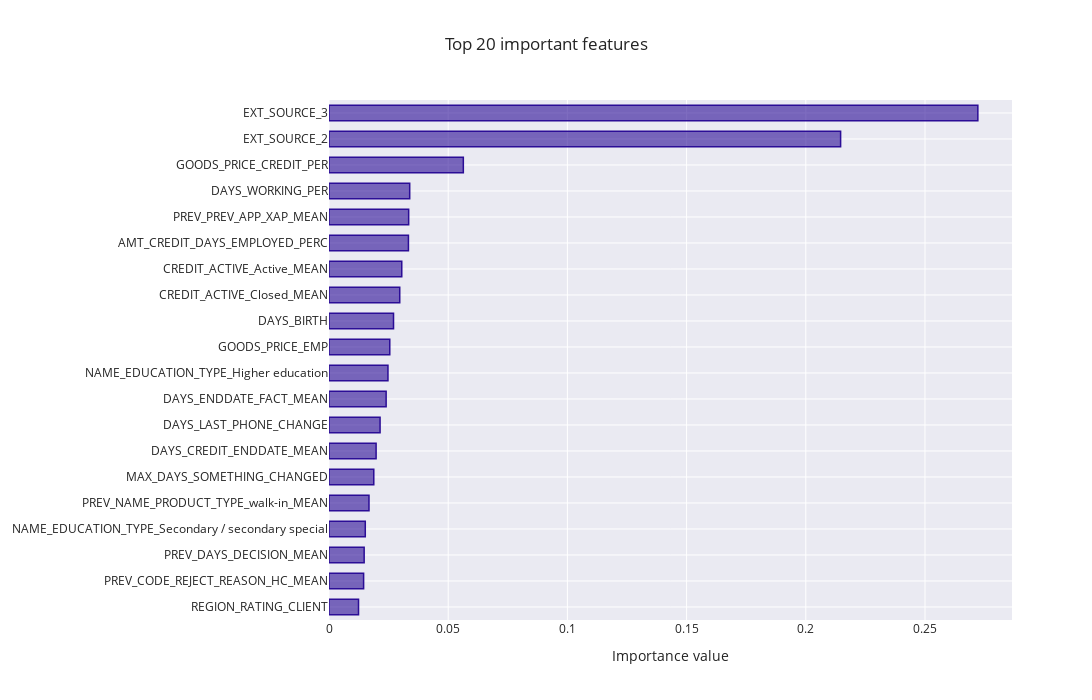

Notebook code for this chart:
### Markdown cell above
## Random Forest

### Code cell
# fit model on train
RF.fit(train, train_true)

# evaluate
evaluate_estimator(RF,
                   train,
                   train_true,
                   test,
                   test_true,
                   SCORER,
                   cost,
                   cv)

# Distribution of prediction probabilities versus classes
train_predicted_probas = RF.predict_proba(train)
proba_distributions(train_true,train_predicted_probas)

# Distribution of prediction probabilities versus classes
test_predicted_probas = RF.predict_proba(test)
proba_distributions(test_true,test_predicted_probas)

# Feature importance
feature_importance_plot(RF[-1].feature_importances_,train)

### Figure 1 — Plotly figure (JSON) as saved in the notebook; plotly's stock layout.template omitted (floating-point values rounded to 4 significant figures)
{"data": [{"marker": {"color": "rgba(43, 13, 150, 0.6)", "line": {"color": "rgba(43, 13, 150, 1.0)", "width": 1.5}}, "orientation": "h", "type": "bar", "x": [0.01239, 0.01452, 0.01474, 0.01522, 0.01677, 0.01878, 0.01976, 0.02142, 0.02396, 0.02473, 0.02549, 0.02706, 0.02967, 0.03052, 0.03332, 0.03342, 0.03385, 0.05635, 0.2146, 0.2722], "y": ["REGION_RATING_CLIENT", "PREV_CODE_REJECT_REASON_HC_MEAN", "PREV_DAYS_DECISION_MEAN", "NAME_EDUCATION_TYPE_Secondary / secondary special", "PREV_NAME_PRODUCT_TYPE_walk-in_MEAN", "MAX_DAYS_SOMETHING_CHANGED", "DAYS_CREDIT_ENDDATE_MEAN", "DAYS_LAST_PHONE_CHANGE", "DAYS_ENDDATE_FACT_MEAN", "NAME_EDUCATION_TYPE_Higher education", "GOODS_PRICE_EMP", "DAYS_BIRTH", "CREDIT_ACTIVE_Closed_MEAN", "CREDIT_ACTIVE_Active_MEAN", "AMT_CREDIT_DAYS_EMPLOYED_PERC", "PREV_PREV_APP_XAP_MEAN", "DAYS_WORKING_PER", "GOODS_PRICE_CREDIT_PER", "EXT_SOURCE_2", "EXT_SOURCE_3"]}], "layout": {"autosize": false, "bargap": 0.4, "height": 700, "title": {"text": "Top 20 important features"}, "width": 1300, "xaxis": {"autorange": true, "range": [0, 0.2865], "title": {"text": "Importance value"}, "type": "linear"}, "yaxis": {"automargin": true, "autorange": true, "range": [-0.5, 19.5], "type": "category"}}}
